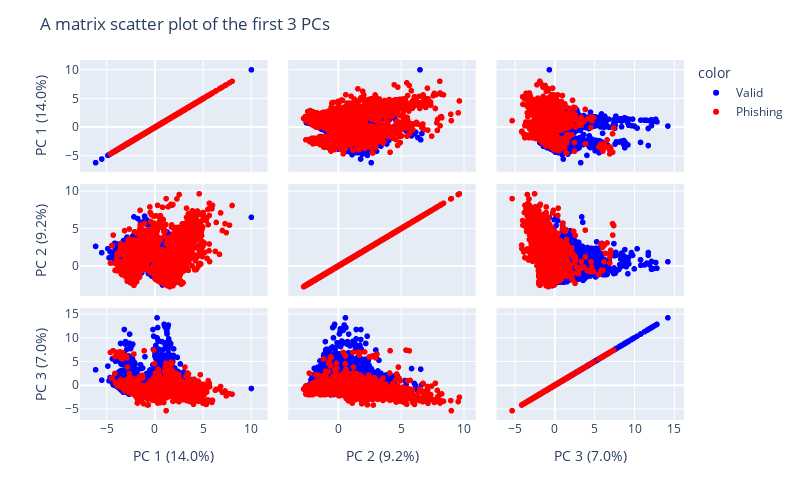

Notebook code for this chart:
### Code cell
# Apply PCA with 3 components
pca_clean_3 = PCA(n_components=3)
X_train_clean_pca_3 = pca_clean_3.fit_transform(X_train_lr_stand_clean)
labels = {
    str(i): f"PC {i+1} ({var:.1f}%)"
    for i, var in enumerate(pca_3.explained_variance_ratio_ * 100)
}

# Plot the matrix scatter plot of first 3 PCs.
fig = px.scatter_matrix(
    X_train_clean_pca_3,
    labels=labels,
    dimensions=range(3),
    color=train_data_clean["status"].map({0: "Valid", 1: "Phishing"}),
    color_discrete_map={"Valid": "blue", "Phishing": "red"},
    color_continuous_scale=[[0, "blue"], [1, "red"]]
)
fig.update_traces(diagonal_visible=True)
fig.update_layout(title="A matrix scatter plot of the first 3 PCs",width=800,height=500)
fig.show()

### Figure 1 — Plotly figure (JSON) as saved in the notebook; plotly's stock layout.template omitted (floating-point values rounded to 4 significant figures; data arrays with more than 128 entries replaced by an {"elided": "..."} marker saying what was removed)
{"data": [{"diagonal": {"visible": true}, "dimensions": [{"axis": {"matches": true}, "label": "PC 1 (14.0%)", "values": {"elided": "8197 float values"}}, {"axis": {"matches": true}, "label": "PC 2 (9.2%)", "values": {"elided": "8197 float values"}}, {"axis": {"matches": true}, "label": "PC 3 (7.0%)", "values": {"elided": "8197 float values"}}], "hovertemplate": "color=Valid<br>%{xaxis.title.text}=%{x}<br>%{yaxis.title.text}=%{y}<extra></extra>", "legendgroup": "Valid", "marker": {"color": "blue", "symbol": "circle"}, "name": "Valid", "showlegend": true, "type": "splom"}, {"diagonal": {"visible": true}, "dimensions": [{"axis": {"matches": true}, "label": "PC 1 (14.0%)", "values": {"elided": "5702 float values"}}, {"axis": {"matches": true}, "label": "PC 2 (9.2%)", "values": {"elided": "5702 float values"}}, {"axis": {"matches": true}, "label": "PC 3 (7.0%)", "values": {"elided": "5702 float values"}}], "hovertemplate": "color=Phishing<br>%{xaxis.title.text}=%{x}<br>%{yaxis.title.text}=%{y}<extra></extra>", "legendgroup": "Phishing", "marker": {"color": "red", "symbol": "circle"}, "name": "Phishing", "showlegend": true, "type": "splom"}], "layout": {"dragmode": "select", "height": 500, "legend": {"title": {"text": "color"}, "tracegroupgap": 0}, "margin": {"t": 60}, "title": {"text": "A matrix scatter plot of the first 3 PCs"}, "width": 800}}
